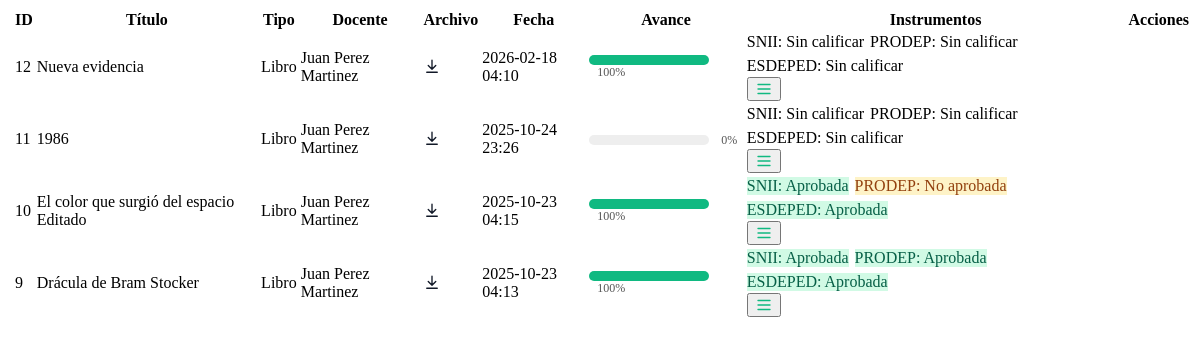
The page /vista-calificaciones-recibidas.php (signed in) on the database its author committed.
### tables this page shows
CREATE TABLE `evidencias` (
  `id_evidencia` int(11) NOT NULL,
  `titulo` varchar(255) NOT NULL,
  `archivo` varchar(255) NOT NULL,
  `fecha_subida` timestamp NOT NULL DEFAULT current_timestamp(),
  `id_docente` int(11) NOT NULL,
  `id_tipo_evidencia` int(11) NOT NULL,
  `ocultar` int(11) NOT NULL DEFAULT 0
);

CREATE TABLE `tipos_de_evidencia` (
  `id_tipo_evidencia` int(11) NOT NULL,
  `nombre_tipo` varchar(100) NOT NULL,
  `descripcion` text DEFAULT NULL,
  `SNI` tinyint(4) NOT NULL DEFAULT 0,
  `PRODEP` tinyint(4) NOT NULL DEFAULT 0,
  `ESDEPED` tinyint(4) NOT NULL DEFAULT 0
);

CREATE TABLE `usuarios` (
  `id_usuario` int(11) NOT NULL,
  `nombre` varchar(100) NOT NULL,
  `apellidop` varchar(100) NOT NULL,
  `apellidom` varchar(100) NOT NULL,
  `correo` varchar(150) NOT NULL,
  `password` varchar(255) NOT NULL,
  `rol` int(11) NOT NULL,
  `activo` tinyint(1) NOT NULL DEFAULT 1,
  `created_at` timestamp NOT NULL DEFAULT current_timestamp(),
  `updated_at` timestamp NOT NULL DEFAULT current_timestamp() ON UPDATE current_timestamp()
);

CREATE TABLE `instrumentos` (
  `id_instrumento` int(11) NOT NULL,
  `abreviatura` varchar(20) NOT NULL,
  `nombre_completo` varchar(150) NOT NULL,
  `tipo_calificacion` enum('APROBACION','NUMERICA') NOT NULL DEFAULT 'APROBACION',
  `min_calificacion` decimal(5,2) DEFAULT NULL,
  `max_calificacion` decimal(5,2) DEFAULT NULL,
  `activo` tinyint(1) NOT NULL DEFAULT 1,
  `creado_en` timestamp NOT NULL DEFAULT current_timestamp(),
  `actualizado_en` timestamp NOT NULL DEFAULT current_timestamp() ON UPDATE current_timestamp()
);

CREATE TABLE `calificacion_evidencia` (
  `id_calificacion` int(11) NOT NULL,
  `id_evidencia` int(11) NOT NULL,
  `id_instrumento` int(11) NOT NULL,
  `resultado` decimal(6,2) NOT NULL,
  `comentario` varchar(1000) DEFAULT NULL,
  `id_usuario_eval` int(11) DEFAULT NULL,
  `calificado_en` timestamp NOT NULL DEFAULT current_timestamp(),
  `actualizado_en` timestamp NOT NULL DEFAULT current_timestamp() ON UPDATE current_timestamp()
);

### vista-calificaciones-recibidas.php (the view, shortened to what this page needs)
<?php
include 'conexion.php';
$NUMERIC_PASS_PCT = 0.60;
$sqlE = "SELECT
           e.id_evidencia, e.titulo, e.fecha_subida, e.archivo, e.id_docente,
           u.nombre, u.apellidop, u.apellidom,
           t.id_tipo_evidencia, t.nombre_tipo,
           COALESCE(ta.total, 0)  AS total_attrs,
           COALESCE(vv.filled, 0) AS filled_attrs
         FROM evidencias e
         LEFT JOIN usuarios u ON u.id_usuario = e.id_docente
         LEFT JOIN tipos_de_evidencia t ON t.id_tipo_evidencia = e.id_tipo_evidencia
         LEFT JOIN (
           SELECT id_tipo_evidencia, COUNT(*) AS total
           FROM atributos_tipo_evidencia
           GROUP BY id_tipo_evidencia
         ) ta ON ta.id_tipo_evidencia = e.id_tipo_evidencia
         LEFT JOIN (
           SELECT id_evidencia, COUNT(DISTINCT id_ate) AS filled
           FROM evidencia_valores_atributo
           GROUP BY id_evidencia
         ) vv ON vv.id_evidencia = e.id_evidencia
         WHERE e.ocultar = 0";
$sqlE .= " ORDER BY e.id_evidencia DESC";
$stmtE = $conn->prepare($sqlE);
$stmtE->execute();
$resE = $stmtE->get_result();
$evidencias = [];
$ids = [];
if ($resE && $resE->num_rows > 0) {
  while ($r = $resE->fetch_assoc()) {
    $evidencias[] = $r;
    $ids[] = (int)$r['id_evidencia'];
  }
}
?>
<div class="card-content" style="overflow:hidden;">
  <table id="tabla-calif-recibidas" class="table display nowrap" style="width:100%;">
    <thead>
    <tr>
      <th data-priority="1"></th>
      <th class="dt-orderable" data-priority="2">ID</th>
      <th class="dt-orderable" data-priority="1">Título</th>
      <th class="dt-orderable" data-priority="3">Tipo</th>
      <th class="dt-orderable" data-priority="3">Docente</th>
      <th class="dt-orderable" data-priority="4">Archivo</th>
      <th class="dt-orderable" data-priority="4">Fecha</th>
      <th class="dt-orderable" data-priority="3">Avance</th>
      <th class="dt-orderable" data-priority="2">Instrumentos</th>
      <th data-priority="2">Acciones</th>
    </tr>
    </thead>
    <tbody>
<?php
if (!empty($ids)) {
  $placeholders = implode(',', array_fill(0, count($ids), '?'));
  $types2 = str_repeat('i', count($ids));
  $params2 = $ids;
  $sqlI = "SELECT
             e.id_evidencia,
             i.id_instrumento, i.abreviatura, i.nombre_completo,
             i.tipo_calificacion, COALESCE(i.min_calificacion,0) AS min_cal, COALESCE(i.max_calificacion,10) AS max_cal,
             ce.resultado, ce.comentario, ce.calificado_en
           FROM evidencias e
           JOIN instrumento_tipo_evidencia ite ON ite.id_tipo_evidencia = e.id_tipo_evidencia
           JOIN instrumentos i ON i.id_instrumento = ite.id_instrumento AND i.activo = 1
           LEFT JOIN calificacion_evidencia ce
                  ON ce.id_evidencia = e.id_evidencia
                 AND ce.id_instrumento = i.id_instrumento
           WHERE e.id_evidencia IN ($placeholders)";
  $stmtI = $conn->prepare($sqlI);
  $stmtI->bind_param($types2, ...$params2);
  $stmtI->execute();
  $resI = $stmtI->get_result();
  $map = [];
  if ($resI && $resI->num_rows > 0) {
    while ($r = $resI->fetch_assoc()) {
      $evi = (int)$r['id_evidencia'];
      $map[$evi][] = $r;
    }
  }
  foreach ($evidencias as $row) {
    $id    = (int)$row['id_evidencia'];
    $tit   = $row['titulo'] ?? '';
    $tipoN = $row['nombre_tipo'] ?? '—';
    $docN  = trim(($row['nombre'] ?? '').' '.($row['apellidop'] ?? '').' '.($row['apellidom'] ?? ''));
    $file  = $row['archivo'] ?? '';
    $date  = $row['fecha_subida'] ? date('Y-m-d H:i', strtotime($row['fecha_subida'])) : '—';
    $totalAttrs  = (int)$row['total_attrs'];
    $filledAttrs = (int)$row['filled_attrs'];
    $pct = ($totalAttrs > 0) ? round($filledAttrs * 100 / $totalAttrs) : 0;
    $href = $file ? ('uploads/files/'.rawurlencode($file)) : '';
    $btnDownload = $file ? '
      <a class="btn" href="'.$href.'" download="'.htmlspecialchars($file).'" title="Descargar archivo">
        <svg class="icon" viewBox="0 0 24 24" fill="none" aria-hidden="true" style="width:18px;height:18px;">
          <path d="M12 3v12M7 10l5 5 5-5M5 19h14" stroke="#111827" stroke-width="1.8" stroke-linecap="round" stroke-linejoin="round"/>
        </svg>
      </a>' : '—';
    $instList = $map[$id] ?? [];
    $badges = [];
    foreach ($instList as $inst) {
      $iid   = (int)$inst['id_instrumento'];
      $abbr  = $inst['abreviatura'];
      $isNum = ($inst['tipo_calificacion'] === 'NUMERICA');
      $resRaw = $inst['resultado'];
      $hasRes = ($resRaw !== null && $resRaw !== '');
      $cls   = 'secondary';
      $label = 'Sin calificar';
      if ($hasRes) {
        $resNum = (float)$resRaw;
        if ($isNum) {
          $min = (float)$inst['min_cal']; $max = (float)$inst['max_cal'];
          $umbral = $min + $NUMERIC_PASS_PCT * ($max - $min);
          $ok = ($resNum >= $umbral);
          $cls = $ok ? 'badge-ok' : 'badge-warn';
          $label = is_numeric($resNum) ? rtrim(rtrim(number_format($resNum, 2, '.', ''), '0'), '.') : (string)$resRaw;
        } else {
          $ok = ($resNum >= 1.0);
          $cls = $ok ? 'badge-ok' : 'badge-warn';
          $label = $ok ? 'Aprobada' : 'No aprobada';
        }
      }
      $click = $hasRes ? 'onclick="openVerCalificacion('.$id.','.$iid.')"'
                       : '';
      $badges[] = '<span class="badge clickable '.$cls.'" '.$click.' title="Instrumento: '.htmlspecialchars($abbr).'">'.
                  htmlspecialchars($abbr).': '.htmlspecialchars($label).'</span>';
    }
    $btnDetalles = '
      <button class="btn" type="button" title="Ver detalles"
              onclick="window.location.href=\'evidencia-detalle.php?id='.$id.'\'">
        <svg class="icon" viewBox="0 0 24 24" fill="none" aria-hidden="true" style="width:18px;height:18px;">
          <path d="M4 6h16M4 12h16M4 18h16" stroke="#10b981" stroke-width="1.8" stroke-linecap="round"/>
        </svg>
      </button>';
    echo '<tr>';
    echo '<td></td>';
    echo '<td>'. $id .'</td>';
    echo '<td class="font-medium">'. htmlspecialchars($tit ?: '—') .'</td>';
    echo '<td><span class="badge">'. htmlspecialchars($tipoN) .'</span></td>';
    echo '<td>'. htmlspecialchars($docN ?: '—') .'</td>';
    echo '<td>'. $btnDownload .'</td>';
    echo '<td><span class="badge" title="'.htmlspecialchars($row['fecha_subida'] ?? '').'">'. htmlspecialchars($date) .'</span></td>';
    echo '<td title="'.$filledAttrs.'/'.$totalAttrs.' atributos">';
    echo '  <div class="progress"><div class="progress-bar" style="width: '.$pct.'%;"></div></div>';
    echo '  <span style="margin-left:8px; font-size:12px; color:var(--muted-foreground,#555);">'.$pct.'%</span>';
    echo '</td>';
    echo '<td style="display:flex; gap:6px; flex-wrap:wrap;">'. implode('', $badges) .'</td>';
    echo '<td style="display:flex; gap:8px;">'. $btnDetalles .'</td>';
    echo '</tr>';
  }
}
?>
    </tbody>
  </table>
</div>

### vista-calificaciones-recibidas.php (style rules this page uses)
.progress { width:120px; height:10px; border-radius:999px; background:var(--muted,#eee); overflow:hidden; display:inline-block; vertical-align:middle; }
.progress-bar { height:100%; background:#10b981; }
.badge.clickable { cursor:pointer; user-select:none; }
.badge.badge-ok { background:#d1fae5; color:#065f46; }
.badge.badge-warn { background:#fef3c7; color:#92400e; }

### rows shown on the page
evidencias: id_evidencia "12", titulo "Nueva evidencia", id_tipo_evidencia.nombre_tipo "Libro", id_docente.apellidom "Juan Perez Martinez", fecha_subida "2026-02-18 04:10", pct "100", label "Sin calificar Sin calificar Sin calificar"
instrumentos: abreviatura "SNII"
instrumentos: abreviatura "PRODEP"
instrumentos: abreviatura "ESDEPED"
evidencias: id_evidencia "11", titulo "1986", id_tipo_evidencia.nombre_tipo "Libro", id_docente.apellidom "Juan Perez Martinez", fecha_subida "2025-10-24 23:26", pct "0", label "Sin calificar Sin calificar Sin calificar"
evidencias: id_evidencia "10", titulo "El color que surgió del espacio Editado", id_tipo_evidencia.nombre_tipo "Libro", id_docente.apellidom "Juan Perez Martinez", fecha_subida "2025-10-23 04:15", pct "100"
calificacion_evidencia: resultado "Aprobada"
calificacion_evidencia: resultado "No aprobada"
calificacion_evidencia: resultado "Aprobada"
evidencias: id_evidencia "9", titulo "Drácula de Bram Stocker", id_tipo_evidencia.nombre_tipo "Libro", id_docente.apellidom "Juan Perez Martinez", fecha_subida "2025-10-23 04:13", pct "100"
calificacion_evidencia: resultado "Aprobada"
calificacion_evidencia: resultado "Aprobada"
calificacion_evidencia: resultado "Aprobada"
